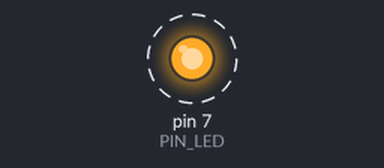
Recording of a sketch running on a simulated Arduino Uno, built with avr-gcc and run on an emulated ATmega328P. Parts: output pins drawn as LEDs (lit = HIGH). Dashed ring = blinking. At 2.1 s the program stops and its outputs stay as they are.

Above: at 1.05 s.
Timing chart, 0 to 3.6 s (numbered marks = the images above):
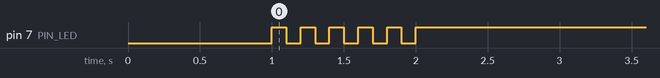

Measured:
- by itself, pin 7 (PIN_LED): alternates HIGH for 0.10 s and LOW for 0.10 s, 11 changes in all, then stays HIGH

The sketch:

05_practice_2.ino
```cpp
#define PIN_LED 7
unsigned int toggle;

void setup() {
  // put your setup code here, to run once:
  pinMode(PIN_LED, OUTPUT);
  Serial.begin(115200);
  while (!Serial) {
    ;
  }
  toggle = 0;
  digitalWrite(PIN_LED, toggle);
  delay(1000);
}

void loop() {
  // put your main code here, to run repeatedly:
  for(int i = 0;i < 11;i++){
    toggle = toggle_state(toggle);
    digitalWrite(PIN_LED, toggle);
    delay(100);
  }
   while(1){}

}
int toggle_state(int toggle) {
    return !toggle;
}
```
